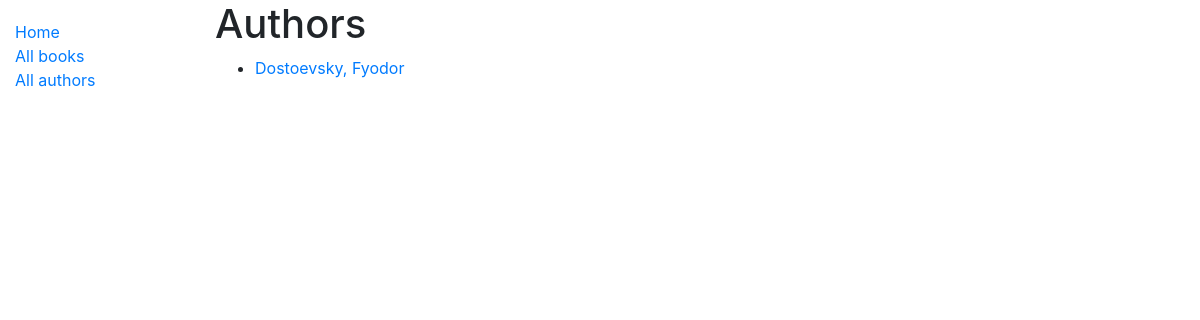
Page /catalog/authors/ on the earlier database version.
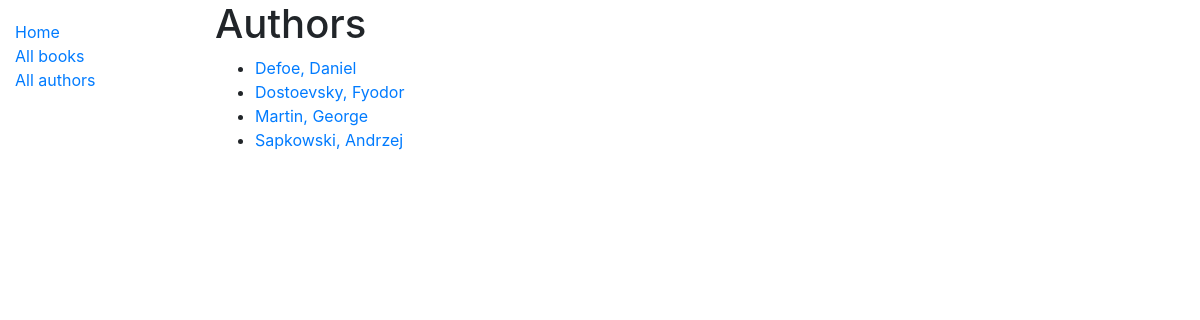
Same page on the later database version.
### catalog/models.py (models this page shows, shortened)
class Author(models.Model):
    first_name = models.CharField(max_length=100)
    last_name = models.CharField(max_length=100)
    date_of_birth = models.DateField(null=True, blank=True)
    date_of_death = models.DateField('Died', null=True, blank=True)
    class Meta:
        ordering = ['last_name', 'first_name']
    def get_absolute_url(self):
        return reverse('author-detail', args=[str(self.id)])

### catalog/views.py (the view)
# urls.py: path('authors/', views.AuthorListView.as_view(), name='authors'),
class AuthorListView(generic.ListView):
    model = Author
    paginate_by = 15

### catalog/templates/catalog/author_list.html
{% extends 'base_generic.html' %}
{% block content %}
    <h1>Authors</h1>
    {% if author_list %}
        <ul>
            {% for author in author_list %}
                <li>
                    <a href="{{ author.get_absolute_url }}">{{ author.last_name }}, {{ author.first_name }}</a>
                </li>
            {% endfor %}
        </ul>
    {% else %}
        <p>There are no authors in the library.</p>
    {% endif %}
{% endblock %}

Differences in the rows shown:
added Author: last_name "Defoe", first_name "Daniel"
added Author: last_name "Martin", first_name "George"
added Author: last_name "Sapkowski", first_name "Andrzej"
